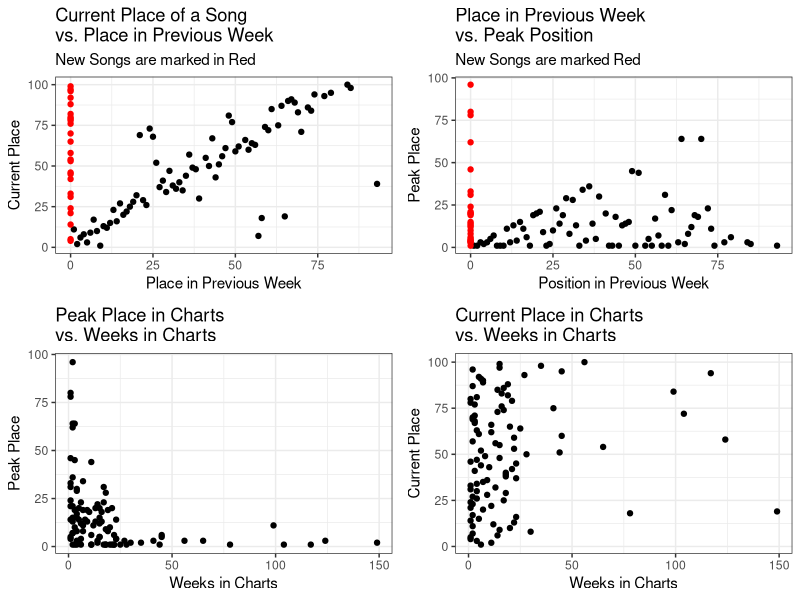
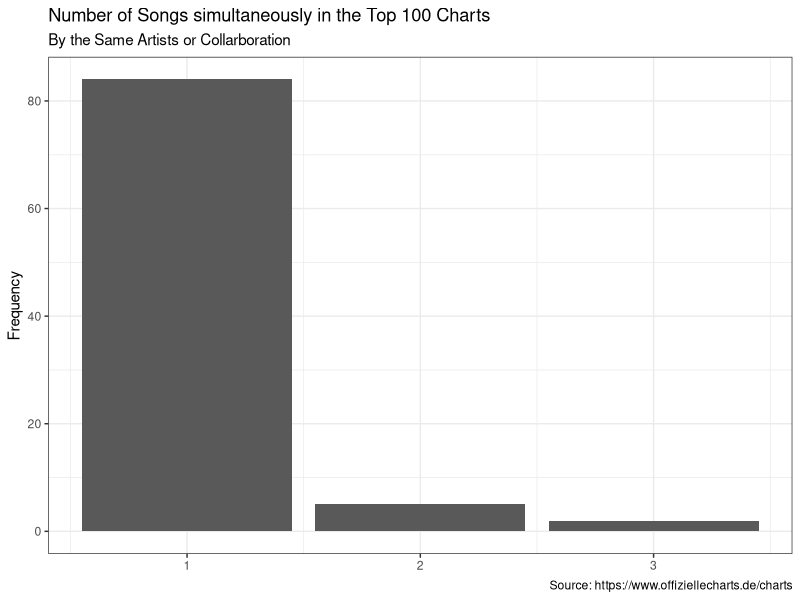
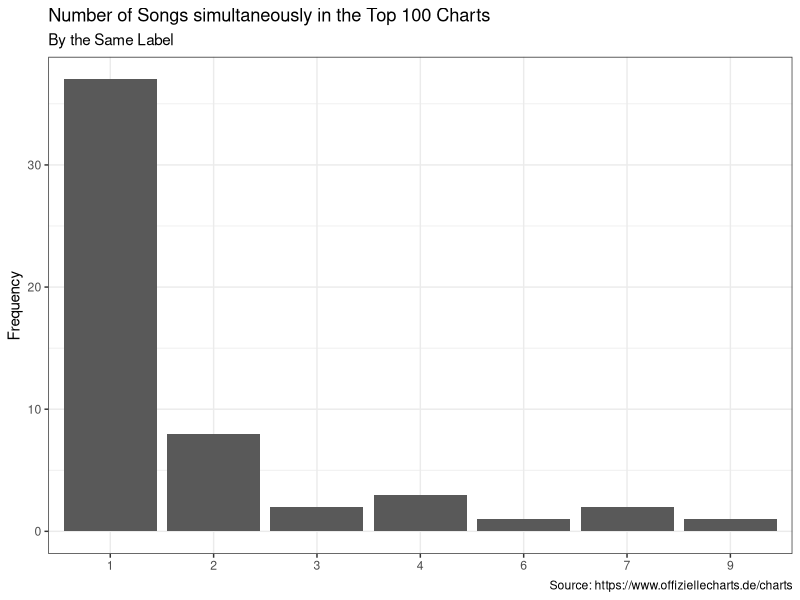

Source code (R) for these figures, in order:
## ---- chunk 1
library(ggplot2)
library(gridExtra)
library(readr)
library(dplyr)
chart_scrap <- read_csv('2021-12-01_charts_report.csv')
## ---- chunk 2
#Reporting Figures and Tables
#Scatter Plots
current_v_last <- ggplot(data = chart_scrap,
                                     aes(y = current, x=last_week,
                                     col=ifelse(is.na(last_week), yes = 'NA' , no = 'NonNA')))+
                                      geom_point(aes(y = current, x=last_week_fill),show.legend = F)+
                                      scale_color_manual(values = c('#FF0000','#000000'))+
                                      labs(title = 'Current Place of a Song \nvs. Place in Previous Week',
                                           subtitle = 'New Songs are marked in Red',
                                           y='Current Place', x='Place in Previous Week')+
                                        theme_bw()
weeks_v_peak <- ggplot(data = chart_scrap,
                                             aes(x=weeks_in_charts, y=peak_in_charts))+
                                              geom_point()+
                                              labs(title = 'Peak Place in Charts \nvs. Weeks in Charts',
                                                   x='Weeks in Charts', y='Peak Place')+
                                              theme_bw()
week_v_current <- ggplot(data = chart_scrap, aes(x=weeks_in_charts, y=current))+
                                      geom_point()+
                                      labs(title = 'Current Place in Charts \nvs. Weeks in Charts',
                                           x='Weeks in Charts', y='Current Place')+
                                      theme_bw()
last_v_peak <- ggplot(data = chart_scrap, aes(x=last_week_fill, y=peak_in_charts,
                                                col=ifelse(is.na(last_week), yes = 'NA' , no = 'NonNA')))+
                                    geom_point(show.legend = F)+
                                    labs(title = 'Place in Previous Week \nvs. Peak Position',
                                         subtitle = 'New Songs are marked Red',
                                         x='Position in Previous Week', y='Peak Place')+
                                    scale_color_manual(values = c('#FF0000','#000000'))+
                                    theme_bw()
grid.arrange(current_v_last,last_v_peak, weeks_v_peak,week_v_current, nrow=2)
## ---- chunk 3
chart_scrap%>%
                      count(artist)%>%
                      ggplot(aes(x=n))+
                      geom_bar()+
                      labs(title = 'Number of Songs simultaneously in the Top 100 Charts',
                           subtitle = 'By the Same Artists or Collarboration',
                           y='Frequency',
                           x=NULL,
                           caption = 'Source: https://www.offiziellecharts.de/charts')+
                      theme_bw()
chart_scrap%>%
                        count(artist,sort = T)%>%
                        filter(n>1)%>%
                        knitr::kable()
chart_scrap%>%
                      count(label)%>%
                      ggplot(aes(x=as.factor(n)))+
                      geom_bar()+
                      geom_bar()+
                      labs(title = 'Number of Songs simultaneously in the Top 100 Charts',
                           subtitle = 'By the Same Label',
                           y='Frequency',
                           x=NULL,
                           caption = 'Source: https://www.offiziellecharts.de/charts')+
                      theme_bw()
chart_scrap%>%
                        count(label, sort = T)%>%
                        filter(n>1)%>%
                        knitr::kable()
## ---- chunk 4
#Songs that are currently peaking
chart_scrap%>%
                        filter(current == peak_in_charts)%>%
                        select(artist, title, current)%>%
                        rename(Position = current)%>%
                        knitr::kable()
